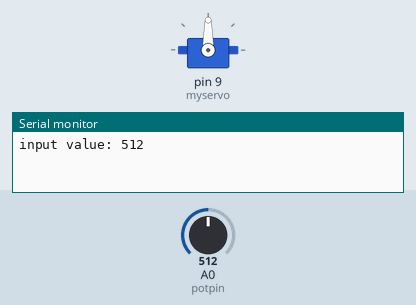
Simulated run of this sketch. Board: Arduino Uno, built with avr-gcc and run on an emulated ATmega328P. Parts: servo, the last lines printed to the serial monitor. The inputs (shaded band) are chosen by the test bench; at power-on: A0 (potpin) = 512.

Above: at 1.2 s.
1.3 s: A0 (potpin) set to 716
At 2.5 s:
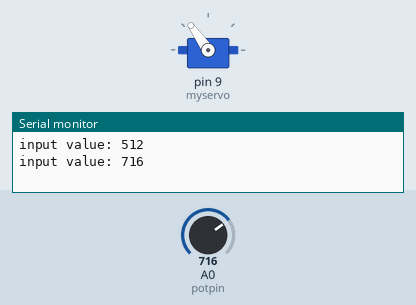
2.8 s: A0 (potpin) set to 900
At 3.4 s:
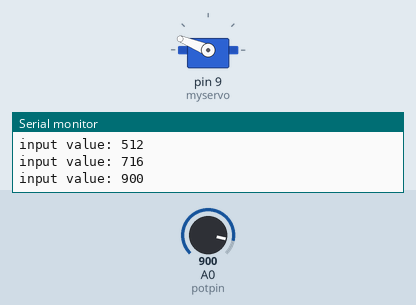
4.3 s: A0 (potpin) set to 1023
At 4.9 s:
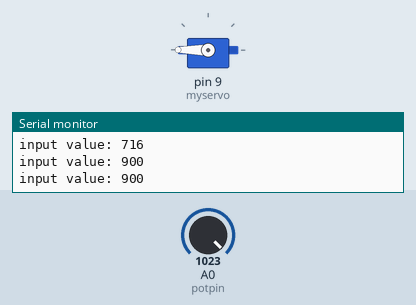
5.8 s: A0 (potpin) set to 306
At 7.0 s:
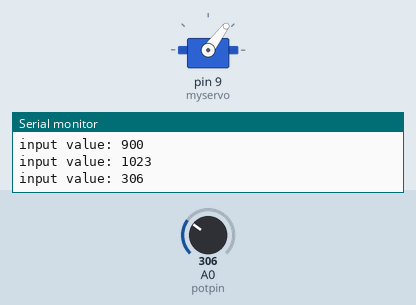
7.3 s: A0 (potpin) set to 122
At 8.4 s:
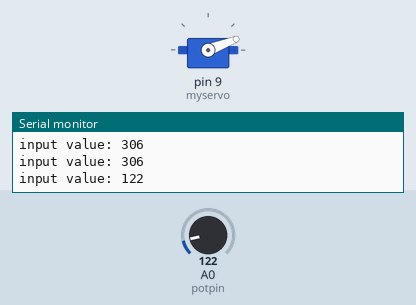
8.8 s: A0 (potpin) set to 0
At 9.3 s:
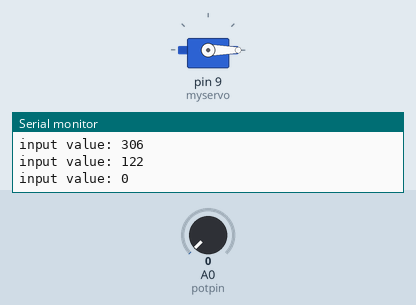
Timing chart, 0 to 11.3 s (numbered marks = the images above; inputs shaded):
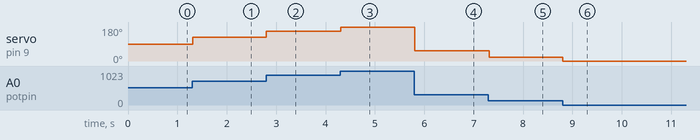

Measured:
- after the input at 1.3 s, servo on pin 9 (myservo): 90° → 125° at once
- after the input at 2.8 s, servo on pin 9 (myservo): 125° → 158° at once
- after the input at 4.3 s, servo on pin 9 (myservo): 158° → 180° at once
- after the input at 5.8 s, servo on pin 9 (myservo): 180° → 53° at once
- after the input at 7.3 s, servo on pin 9 (myservo): 53° → 21° at once
- after the input at 8.8 s, servo on pin 9 (myservo): 21° → 0° at once

The sketch:

sketch_servos_2023-08-05.ino
```cpp
/*
 Controlling a servo position using a potentiometer (variable resistor)
 by Michal Rinott <http://people.interaction-ivrea.it/m.rinott>

 modified on 8 Nov 2013
 by Scott Fitzgerald
 modified on 5 Aug 2023
 by Nate Solyntjes
 http://www.arduino.cc/en/Tutorial/Knob

 2023-08-05: Modified sketch to debug potentiometer reading to serial output.
*/

#include <Servo.h>

Servo myservo;  // create servo object to control a servo

int potpin = A0;  // analog pin used to connect the potentiometer (10K)
int val;    // variable to read the value from the analog pin

long lastSerial = 0;
const long SERIAL_INTERVAL = 1000;

void setup() {
  myservo.attach(9);  // attaches the servo on pin 9 to the servo object
  Serial.begin(19200);
}

void loop() {
  val = analogRead(potpin);            // reads the value of the potentiometer (value between 0 and 1023)

  writeValue(val);
  val = map(val, 0, 1023, 0, 180);     // scale it for use with the servo (value between 0 and 180)
  myservo.write(val);                  // sets the servo position according to the scaled value
  delay(15);                           // waits for the servo to get there
}

void writeValue(int value){
  if (millis() > lastSerial + SERIAL_INTERVAL){
    Serial.write("input value: ");
    Serial.println(val);

    lastSerial = millis();
  }

}
```
